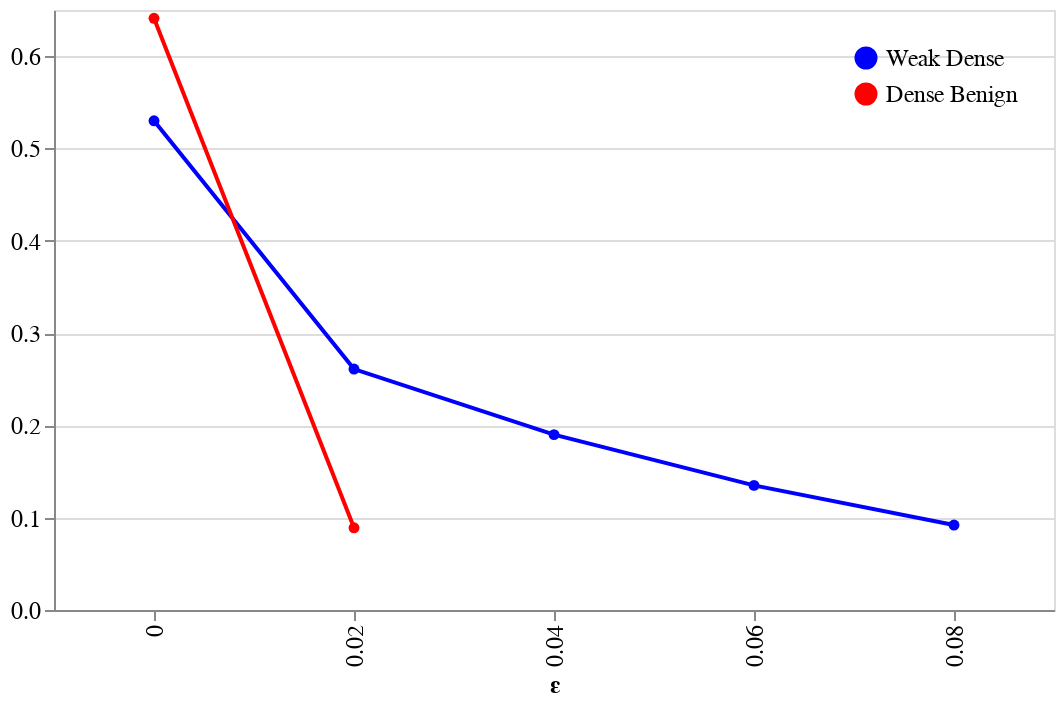

Notebook cell for this chart:
### Code cell
acc_eps_line(mobnets_acceps,dom2,rng2)

### Figure 1 — Vega-Lite specification as saved in the notebook (floating-point values rounded to 4 significant figures)
{"config": {"view": {"continuousWidth": 400, "continuousHeight": 300}}, "data": {"name": "data-8a356880fffcf57d38fcc34e4f3f54e1"}, "mark": {"type": "line", "point": true}, "encoding": {"color": {"type": "nominal", "field": "model", "legend": {"labelFontSize": 12, "offset": 18, "orient": "top-right", "title": null}, "scale": {"domain": ["Weak Dense", "Dense Benign"], "range": ["#0000FF", "#FF0000"]}}, "x": {"type": "ordinal", "axis": {"labelFontSize": 12, "title": "ε", "titleFontSize": 12}, "field": "epsilon"}, "y": {"type": "quantitative", "axis": {"labelFontSize": 12, "title": null}, "field": "acc"}}, "width": 500, "$schema": "https://vega.github.io/schema/vega-lite/v4.0.2.json", "datasets": {"data-8a356880fffcf57d38fcc34e4f3f54e1": [{"epsilon": 0.0, "acc": 0.53, "model": "Weak Dense"}, {"epsilon": 0.02, "acc": 0.261, "model": "Weak Dense"}, {"epsilon": 0.04, "acc": 0.19, "model": "Weak Dense"}, {"epsilon": 0.06, "acc": 0.135, "model": "Weak Dense"}, {"epsilon": 0.08, "acc": 0.092, "model": "Weak Dense"}, {"epsilon": 0.0, "acc": 0.641, "model": "Dense Benign"}, {"epsilon": 0.02, "acc": 0.089, "model": "Dense Benign"}]}}
